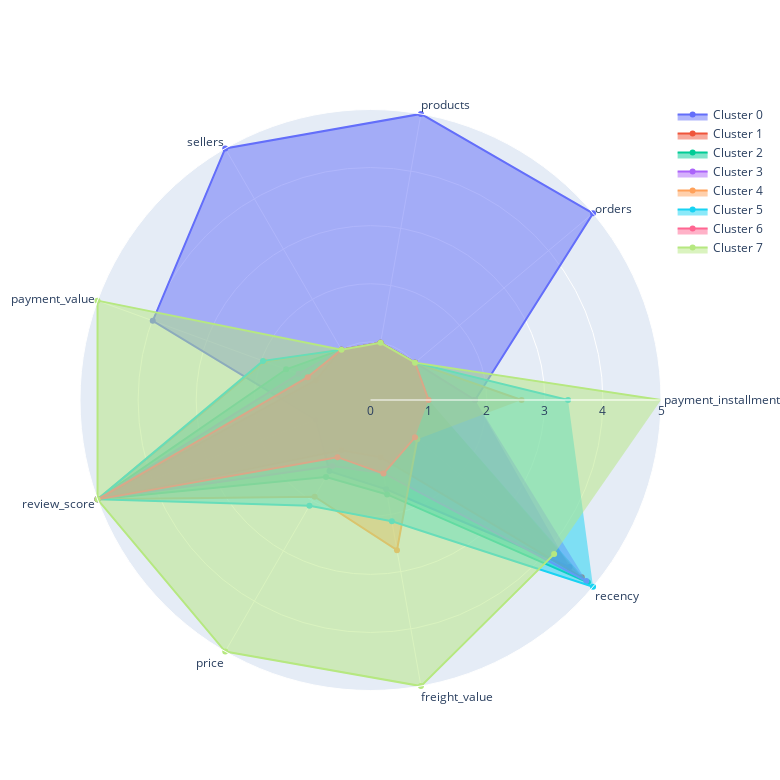

Write notebook code for a chart like this one.
### Code cell
# Créer une figure en radar pour chaque cluster
fig = go.Figure()

for cluster, row in df_mms.iterrows():
    values = row.values.tolist()
    

    

    fig.add_trace(go.Scatterpolar(
        r=values,
        theta=num_cols,
        fill='toself',
        name=f'Cluster {cluster}'
    ))

# Mettre en forme la figurenum_cols,
fig.update_layout(
    polar=dict(
        radialaxis=dict(
            visible=True,
            range=[0, 5]
        ),
    ),
    showlegend=True,
    width=780,
    height=780

)

# Afficher la figure
fig.show()
figsize = (60,60)

### Figure 1 — Plotly figure (JSON) as saved in the notebook; plotly's stock layout.template omitted (floating-point values rounded to 4 significant figures)
{"data": [{"fill": "toself", "name": "Cluster 0", "r": [1.8, 5, 5, 5, 3.988, 1, 1.413, 1.559, 4.471], "theta": ["payment_installments", "orders", "products", "sellers", "payment_value", "review_score", "price", "freight_value", "recency"], "type": "scatterpolar"}, {"fill": "toself", "name": "Cluster 1", "r": [1, 1, 1, 1, 1, 5, 1, 1, 4.748], "theta": ["payment_installments", "orders", "products", "sellers", "payment_value", "review_score", "price", "freight_value", "recency"], "type": "scatterpolar"}, {"fill": "toself", "name": "Cluster 2", "r": [1, 1, 1, 1, 1.545, 5, 1.531, 1.651, 4.882], "theta": ["payment_installments", "orders", "products", "sellers", "payment_value", "review_score", "price", "freight_value", "recency"], "type": "scatterpolar"}, {"fill": "toself", "name": "Cluster 3", "r": [1.8, 1, 1, 1, 1.316, 5, 1.311, 1.278, 4.849], "theta": ["payment_installments", "orders", "products", "sellers", "payment_value", "review_score", "price", "freight_value", "recency"], "type": "scatterpolar"}, {"fill": "toself", "name": "Cluster 4", "r": [2.6, 1, 1, 1, 1.937, 5, 1.922, 2.625, 1.05], "theta": ["payment_installments", "orders", "products", "sellers", "payment_value", "review_score", "price", "freight_value", "recency"], "type": "scatterpolar"}, {"fill": "toself", "name": "Cluster 5", "r": [3.4, 1, 1, 1, 1.969, 5, 2.101, 2.119, 5], "theta": ["payment_installments", "orders", "products", "sellers", "payment_value", "review_score", "price", "freight_value", "recency"], "type": "scatterpolar"}, {"fill": "toself", "name": "Cluster 6", "r": [1, 1, 1, 1, 1.15, 5, 1.136, 1.286, 1], "theta": ["payment_installments", "orders", "products", "sellers", "payment_value", "review_score", "price", "freight_value", "recency"], "type": "scatterpolar"}, {"fill": "toself", "name": "Cluster 7", "r": [5.0, 1, 1, 1, 5, 5, 5, 5, 4.126], "theta": ["payment_installments", "orders", "products", "sellers", "payment_value", "review_score", "price", "freight_value", "recency"], "type": "scatterpolar"}], "layout": {"height": 780, "polar": {"radialaxis": {"range": [0, 5], "visible": true}}, "showlegend": true, "width": 780}}
